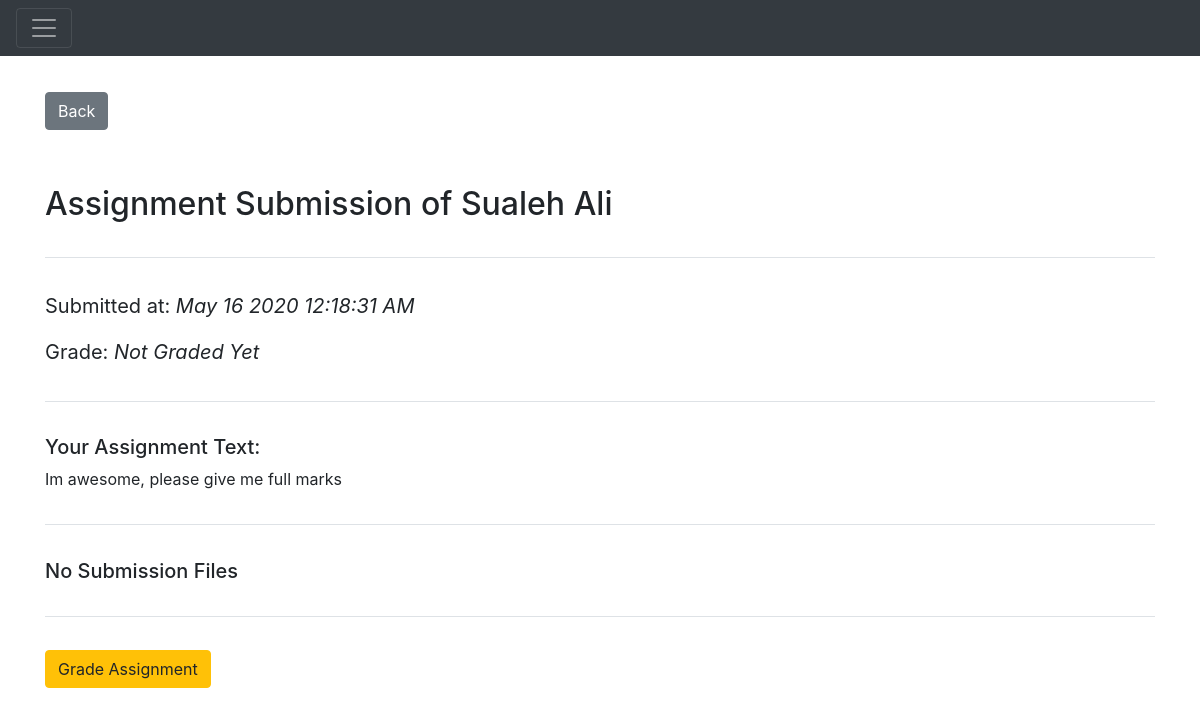
Screenshot of /assignmentSubmission/detail/1 (signed in) with the database file from the repository.
### Application/models.py (models this page shows)
class User(db.Model):
    __tablename__ = "users"
    userId = db.Column(
        db.Integer,
        primary_key=True,
        autoincrement=True
    )
    name = db.Column(
        db.String(100),
        index=True,
        nullable=False,
    )
    email = db.Column(
        db.String(80),
        index=True,
        unique=True,
        nullable=False
    )
    password = db.Column(
        db.String(255)
    )
    userRole = db.Column(Enum(UserRole))
    orgId = db.Column(db.Integer, db.ForeignKey('organizations.orgId'))
    organization = relationship("Organization")

class AssignmentSubmission(db.Model):
    __tablename__ = "assignment_submissions"
    assignmentSubmissionId = db.Column(
        db.Integer,
        primary_key=True,
        autoincrement=True
    )
    submissionTime = db.Column(db.DateTime, default=datetime.datetime.utcnow())
    assignmentId = db.Column(db.Integer, db.ForeignKey('assignments.assignmentId'))
    assignment = relationship("Assignment")
    assignmentGrade = db.Column(db.String(20))
    userId = db.Column(db.Integer, db.ForeignKey('users.userId'))
    user = relationship("User")
    comment = db.Column(db.String(500))
    gradeReceived = db.Column(
        db.String(10)
    )

### Application/assignment_submissions.py (the view)
@app.route('/assignmentSubmission/detail/<id>')
@authenticate
def assignmentSubmissionDetail(id):
    print(id)
    assignmentSubmissionId = escape(id)
    submission = models.AssignmentSubmission.query.filter_by(assignmentSubmissionId=assignmentSubmissionId).first()
    isTeacher = models.Enrollment.query.filter_by(courseId=submission.assignment.courseId, userId=session[
        'id']).first().enrollmentRole == models.EnrollmentRole.Teacher
    return render_template('assignment_submission_detail.html',submission=submission,isTeacher=isTeacher)

### Application/templates/assignment_submission_detail.html (shortened to what this page needs)
{% extends 'main.html' %}
{% block head %}
{{ super() }}
{% endblock %}
{% block body %}
{{ super() }}
<div class="container" style="margin-top: 3%;">
    <a class="btn btn-secondary" href={{url_for('assignmentSubmission', id=submission.assignmentId) }}>Back</a>
    <div class="page-header" style="margin: 2% 0%; padding: 3% 0% 0% 0%;">
        <h2>Assignment Submission of {{ submission.user.name }} </h2>
    </div>
    <div class="border-top" style="margin: 3% 0%; padding: 3% 0% 0% 0%;">
        <blockquote class="blockquote">
            <p class="mb-0">Submitted at: <em>{{ submission.submissionTime.strftime("%b %d %Y %r") }}</em></p>
        </blockquote>
        <blockquote class="blockquote">
            <p class="mb-0">Grade:
                {% if submission.assignmentGrade is not none %}
                <em>{{ submission.assignmentGrade }}</em>
                {% else %}
                <em>Not Graded Yet</em>
                {% endif %}
            </p>
        </blockquote>
    </div>
    <div class="border-top" style="margin: 3% 0%; padding: 3% 0% 0% 0%;">
        <h5>Your Assignment Text:</h5>
        <p>{{ submission.comment }}</p>
    </div>
    <div class="border-top" style="margin: 3% 0%; padding: 3% 0% 0% 0%;">
        {% if submission.submissionFiles|length >= 1 %}
        <h5> Submission Files [Click to 💾]</h5>
        <div class="list-group">
            {% for file in submission.submissionFiles %}
            <a class="list-group-item list-group-item-action" href={{ url_for('downloadSubmission'
            ,id=file.submissionFileId) }}>{{ file.fileName }}</a>
        </div>
        {% endfor %}
        {% else %}
        <h5> No Submission Files</h5>
        {% endif %}
    </div>
    {% if isTeacher %}
    <div class="border-top" style="margin: 3% 0%; padding: 3% 0% 0% 0%;">
        <a class="btn btn-warning" href={{ url_for('gradeAssignmentSubmission',id=submission.assignmentSubmissionId) }}>
        Grade Assignment
        </a>
    </div>
    {% endif %}
</div>
{% endblock %}

### Application/static/css/styles.css (style rules this page uses)
html, body { height: 100%; margin: 0; padding: 0; }

### Application/static/css/main.css (style rules this page uses)
body { transition: margin-left .5s; }

### rows the page displays
User: user.name "Sualeh Ali"
AssignmentSubmission: submissionTime "May 16 2020 12:18:31 AM", comment "Im awesome, please give me full marks"
